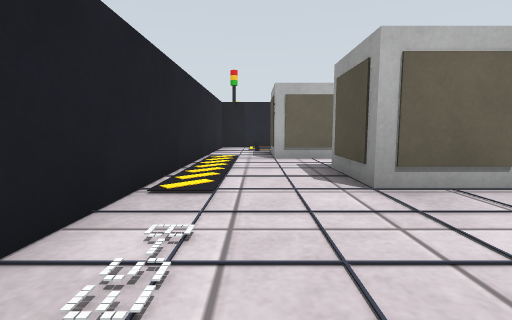
View 1 (above)

21 first-person views from a walk through a robot-simulator world made for Gazebo. The camera is 0.15 m above the floor, tilts 6° down and sees 85° across. The floor is counted in squares, 0.2 m on a side. Each view is taken from the middle of a square. On the plan, view 1 faces up. The plan holds only what a view shows up to about 10 squares ahead; the rest is blank. Robots are left out. Surface patterns are stand-ins for the level's own textures.

View 2
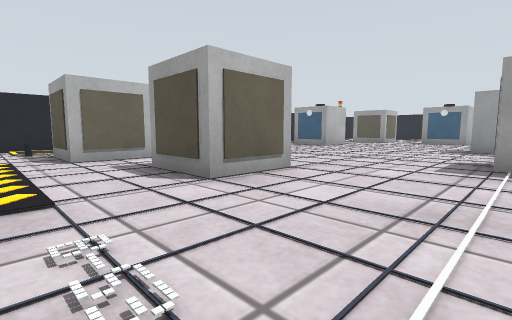

View 3
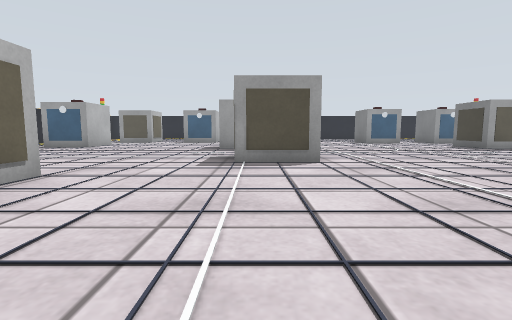

View 4
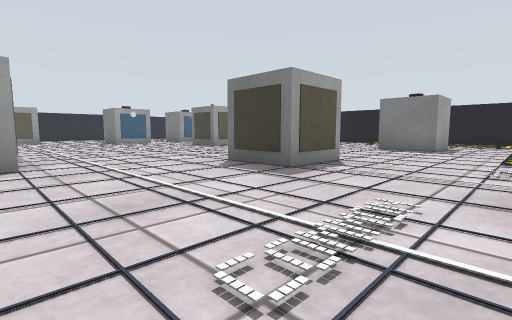

View 5
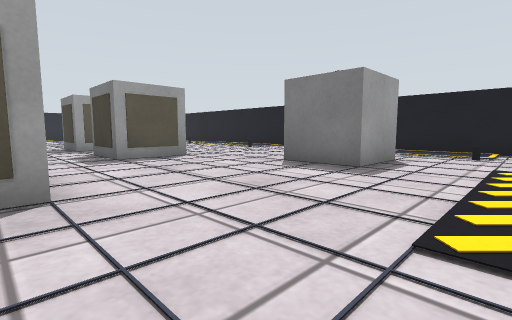

View 6
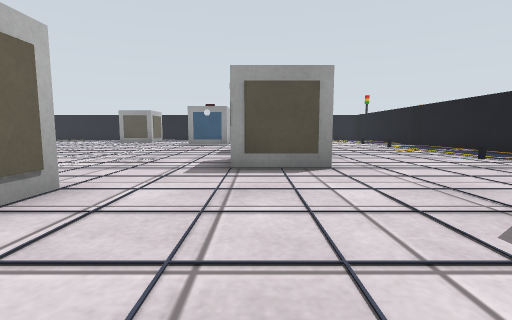

View 7
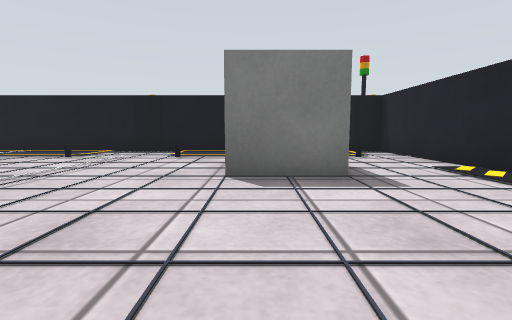

View 8
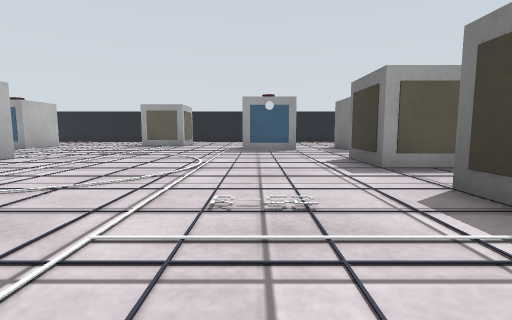

View 9
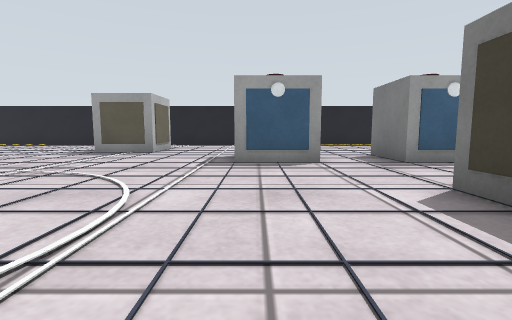

View 10
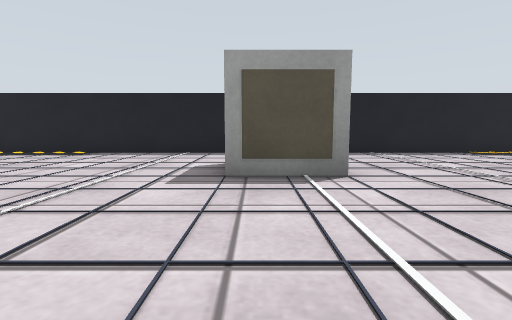

View 11
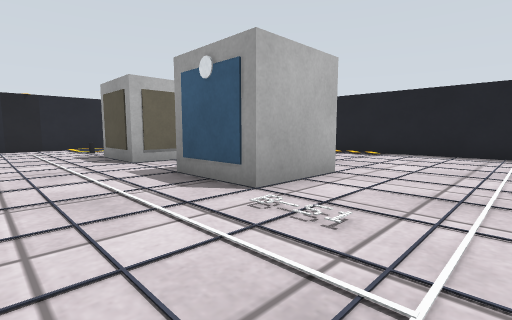

View 12
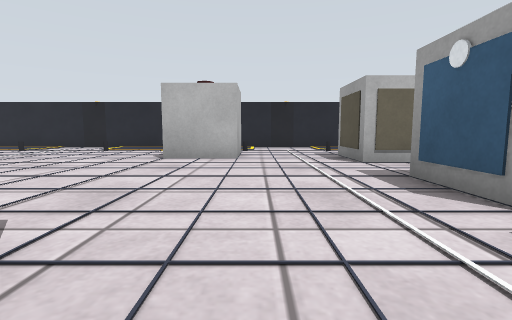

View 13
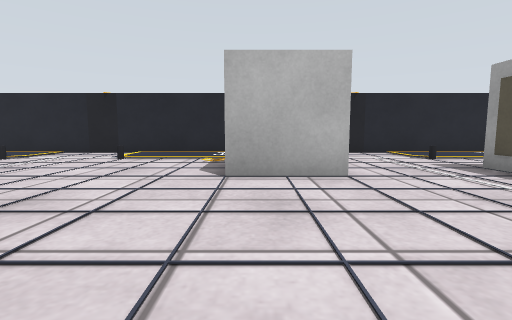

View 14
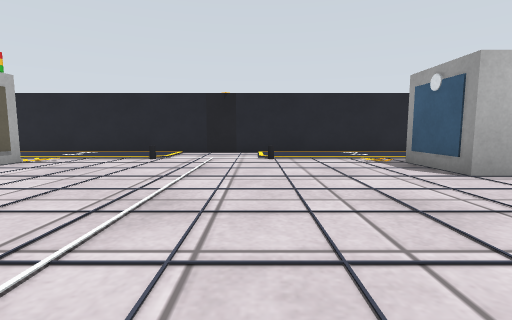

View 15
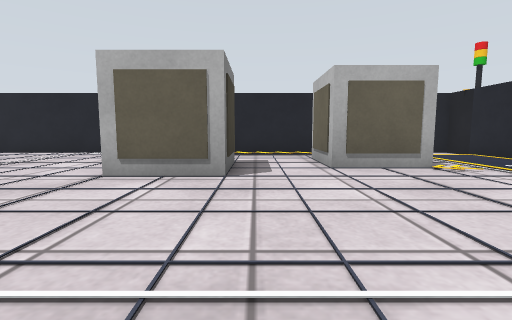

View 16
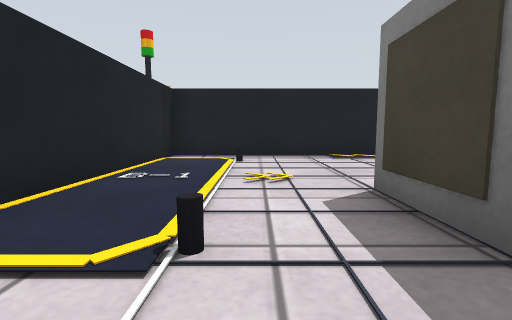

View 17
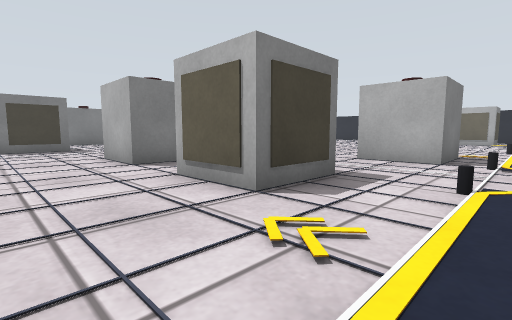

View 18
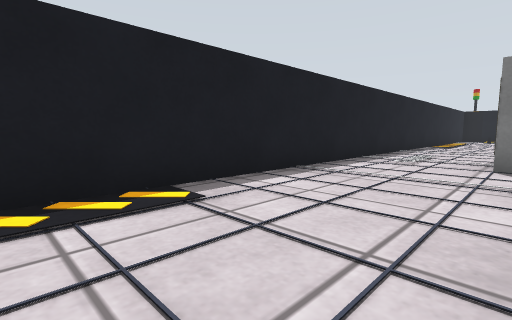

View 19
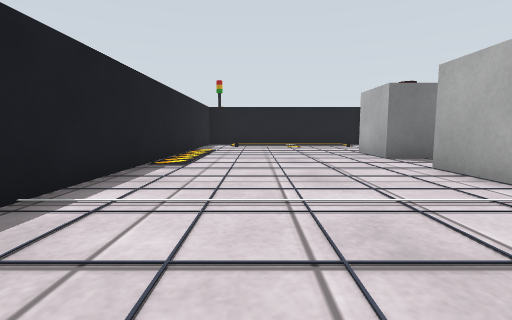

View 20
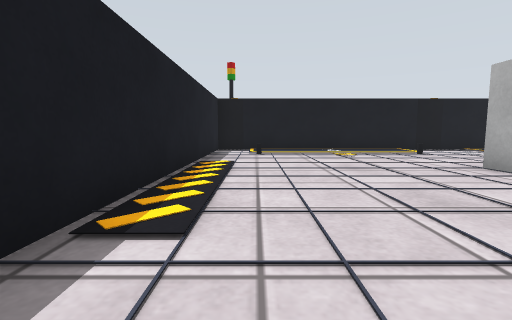

View 21
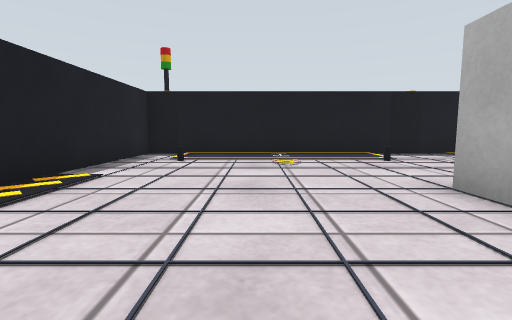

### Floor plan
Key: @ floor where view 1 was taken; # wall or solid block; . floor; = window, fence, low wall or low ledge; O other object.
Columns run from 2 left of view 1 to 24 right of it. Each row starts with its distance up from view 1.
 14  O       O       O       O
 13 #O#######O###### O#######O#
 12 #............... .........#
 11 # ........................#
 10 #......=...........=....=.#
  9 #.OOO.........OO..........#
  8 #..OO.........OO...OO.....#
  7 #..................OO.....#
  6 #.........................#
  5 #...OO....................#
  4 #...OO.............OO.....#
  3 #..................OO.....#
  2 #.........................#
  1 #............  ...........#
  0 #.@.....OO     ...........#
 -1 #.......OO   .............#
 -2 #....................OO...#
 -3  ....................OO...#
 -4  .........................#
 -5  .........................#
 -6  ....OO...................#
 -7  ....OO...........OO......#
 -8  .................OO......#
 -9  .........................#
-10  ........OO..OO...........#
-11  ........OO..OO ..OO......#
-12  ...........      OO......#
-13 #...  .......      .......#
-14 #...  .......     ........#
-15 #.... .......     ........#
-16 #.=.. .=..=...   ..=....=.#
-17 #.... ........  ..........#
-18 ###########################

Where each view was taken, in squares from view 1:
view 1: 0 up, 0 right, facing up
view 2: 0 up, 1 left, facing up-right
view 3: 0 up, 1 left, facing right
view 4: 1 down, 1 left, facing down-right
view 5: 7 down, 1 left, facing down-right
view 6: 10 down, 1 right, facing right
view 7: 8 down, 3 right, facing down
view 8: 7 down, 5 right, facing right
view 9: 7 down, 9 right, facing right
view 10: 2 down, 14 right, facing right
view 11: 0 up, 14 right, facing up-right
view 12: 0 up, 14 right, facing up
view 13: 3 up, 12 right, facing up
view 14: 3 up, 8 right, facing up
view 15: 6 up, 8 right, facing left
view 16: 10 up, 15 right, facing right
view 17: 11 up, 21 right, facing down-left
view 18: 5 up, 20 right, facing down-right
view 19: 3 down, 21 right, facing down
view 20: 7 down, 22 right, facing down
view 21: 9 down, 20 right, facing down
